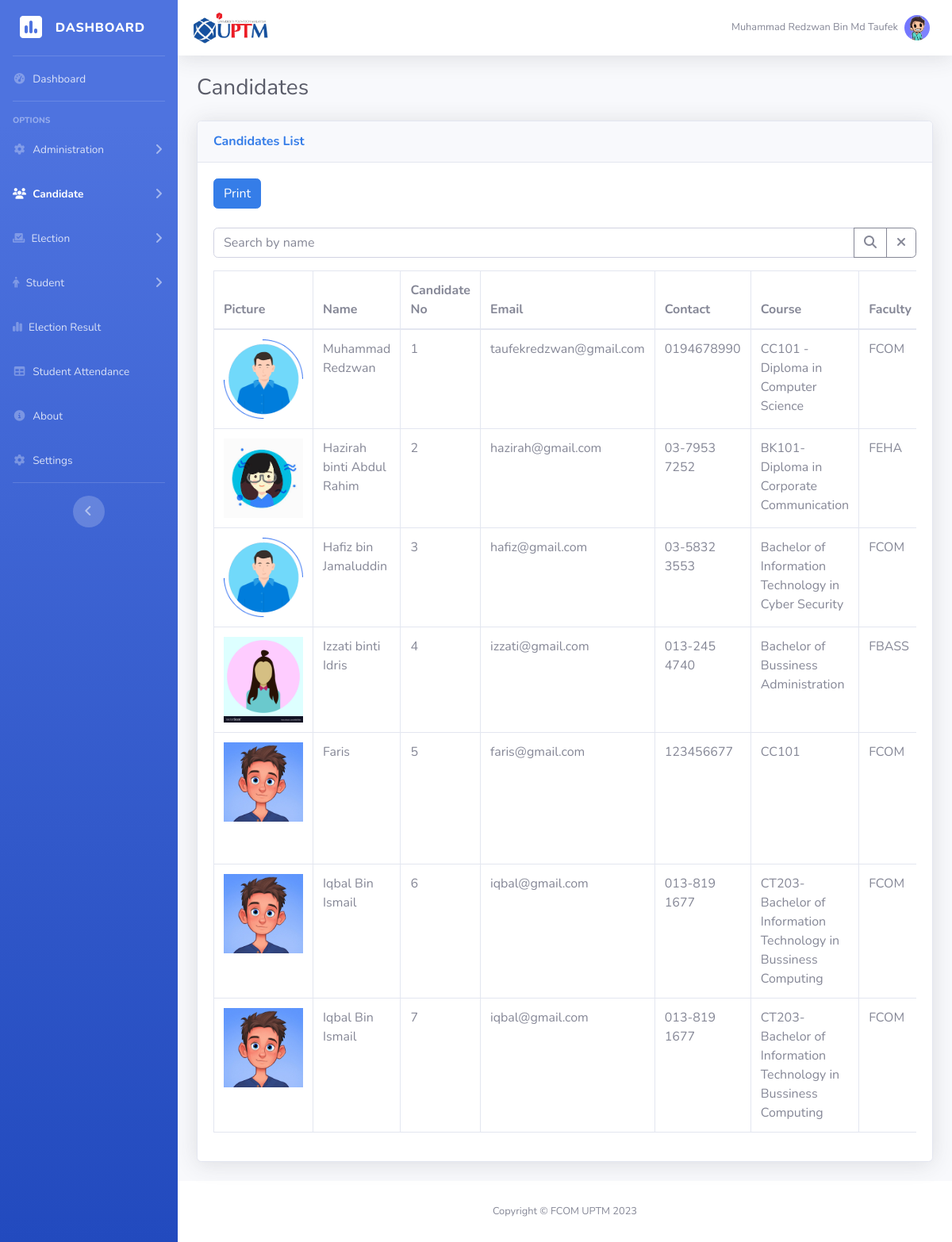
Page /Admin/candidateView.php (signed in) on the committed database.
### tables this page shows
CREATE TABLE `candidate` (
  `candidateId` int(11) NOT NULL,
  `studentId` int(11) NOT NULL,
  `candNo` int(11) NOT NULL,
  `candidateName` varchar(80) NOT NULL,
  `candidatePic` varchar(255) NOT NULL,
  `faculty` varchar(255) NOT NULL,
  `courseName` varchar(255) NOT NULL,
  `email` varchar(255) NOT NULL,
  `manifesto` text NOT NULL,
  `links` varchar(255) NOT NULL,
  `contact` varchar(255) NOT NULL,
  `voteNum` int(255) NOT NULL,
  `poster` varchar(255) NOT NULL
);

### Admin/candidateView.php (the view, shortened to what this page needs)
<?php
    include '../Database/connect.php';
    $sql = "SELECT * FROM admin WHERE adminID = '".$_SESSION['admin_id']."'";
    $result = $conn->query($sql);
    if ($result->num_rows > 0) {
        $admin = $result->fetch_assoc();
        $imagePath = $admin['pic'];
    } else {
        echo "No admin found";
        exit();
    }
    $sql = "SELECT * FROM candidate";
    $result = $conn->query($sql);
    $candidates = [];
    if ($result->num_rows > 0) {
        while ($candidate = $result->fetch_assoc()) {
            $candidates[] = $candidate;
        }
    }
?>
<!DOCTYPE html>
<html lang="en">
<head>
    <link rel="stylesheet" href="https://cdnjs.cloudflare.com/ajax/libs/font-awesome/6.2.1/css/all.min.css">
    <link href="css/sb-admin-2.css" rel="stylesheet">
    <link href="https://cdnjs.cloudflare.com/ajax/libs/lightbox2/2.11.3/css/lightbox.min.css" rel="stylesheet">
</head>
<body id="page-top">
    <div id="wrapper">
        <ul class="navbar-nav bg-gradient-primary sidebar sidebar-dark accordion" id="accordionSidebar">
            <a class="sidebar-brand d-flex align-items-center justify-content-center" href="index.php">
                <div class="sidebar-brand-icon">
                    <i class="fa-solid fa-square-poll-vertical"></i>
                </div>
                <div class="sidebar-brand-text mx-3">Dashboard</div>
            </a>
            <hr class="sidebar-divider my-0">
            <li class="nav-item">
                <a class="nav-link" href="index.php">
                    <i class="fas fa-fw fa-tachometer-alt"></i>
                    <span>Dashboard</span></a>
            </li>
            <hr class="sidebar-divider">
            <div class="sidebar-heading">
                OPTIONS
            </div>
            <li class="nav-item">
                <a class="nav-link collapsed" href="#" data-toggle="collapse" data-target="#collapseTwo"
                    aria-expanded="true" aria-controls="collapseTwo">
                    <i class="fas fa-fw fa-cog"></i>
                    <span>Administration</span>
                </a>
            </li>
            <li class="nav-item active">
                <a class="nav-link collapsed" href="#" data-toggle="collapse" data-target="#collapseUtilities"
                    aria-expanded="true" aria-controls="collapseUtilities">
                    <i class="fa-solid fa-users"></i>
                    <span>Candidate</span>
                </a>
            </li>
            <li class="nav-item">
                <a class="nav-link collapsed" href="#" data-toggle="collapse" data-target="#collapsePages"
                    aria-expanded="true" aria-controls="collapsePages">
                    <i class="fa-solid fa-check-to-slot"></i>
                    <span>Election</span>
                </a>
            </li>
            <li class="nav-item">
                <a class="nav-link collapsed" href="#" data-toggle="collapse" data-target="#collapseStudent"
                    aria-expanded="true" aria-controls="collapsePages">
                    <i class="fa-solid fa-person"></i>
                    <span>Student</span>
                </a>
            </li>
            <li class="nav-item">
                <a class="nav-link" href="result.php">
                    <i class="fa-solid fa-chart-simple"></i>
                    <span>Election Result</span></a>
            </li>
            <li class="nav-item">
                <a class="nav-link" href="attendance.php">
                    <i class="fas fa-fw fa-table"></i>
                    <span>Student Attendance</span></a>
            </li>
            <li class="nav-item">
                <a class="nav-link" href="about.php">
                    <i class="fas fa-fw fa-info-circle"></i>
                    <span>About</span></a>
            </li>
            <li class="nav-item">
                <a class="nav-link" href="settings.php">
                    <i class="fas fa-fw fa-cog"></i>
                    <span>Settings</span></a>
            </li>
            <hr class="sidebar-divider d-none d-md-block">
            <div class="text-center d-none d-md-inline">
                <button class="rounded-circle border-0" id="sidebarToggle"></button>
            </div>
        </ul>
        <div id="content-wrapper" class="d-flex flex-column">
            <div id="content">
                <nav class="navbar navbar-expand navbar-light bg-white topbar mb-4 static-top shadow">
                        <div class="navbar-brand" href="#">
                            <img src="img/uptm.jpg" alt="" class="img-fluid logo-img" style="max-width: 100px; max-height: 100px;">
                        </div>
                    <ul class="navbar-nav ml-auto">
                        <li class="nav-item dropdown no-arrow">
                            <a class="nav-link dropdown-toggle" href="#" id="userDropdown" role="button"
                                data-toggle="dropdown" aria-haspopup="true" aria-expanded="false">
                                <span class="mr-2 d-none d-lg-inline text-gray-600 small"><?php echo $_SESSION['user_name']; ?></span>
                                <img src="<?php echo $imagePath; ?>" class="img-profile rounded-circle img-fluid" title="profile images"
                                style="max-width: 200px;" onerror="this.onerror=null; this.src='../img/no_profile.webp'">
                            </a>
                        </li>
                    </ul>
                </nav>
                <div class="container-fluid">
                    <div class="d-sm-flex align-items-center justify-content-between mb-4">
                        <h1 class="h3 mb-0 text-gray-800">Candidates</h1>
                    </div>
                    <div class="row">
                        <div class="col-lg-12">
                            <div class="card shadow mb-4">
                                <div class="card-header py-3">
                                    <h6 class="m-0 font-weight-bold text-primary">Candidates List</h6>
                                </div>
                                <div class="card-body">
                                    <div class="d-sm-flex align-items-center justify-content-between mb-4">
                                        <button id="printButton" class="btn btn-primary" onclick="window.print();">Print</button>
                                    </div>
                                    <div class="input-group mb-3 mt-3">
                                        <input type="text" class="form-control" placeholder="Search by name" id="searchCandidate">
                                            <div class="input-group-append">
                                                <button class="btn btn-outline-secondary" type="button" id="button-addon2">
                                                    <i class="fas fa-search"></i>
                                                </button>
                                                <button class="btn btn-outline-secondary" type="button" id="reset-button">
                                                    <i class="fas fa-times"></i>
                                                </button>
                                            </div>
                                    </div>
                                    <div class="table-responsive">
                                        <table class="table table-bordered" id="dataTable" width="100%" cellspacing="0">
                                            <thead>
                                                <tr>
                                                    <th>Picture</th>
                                                    <th>Name</th>
                                                    <th>Candidate No</th>
                                                    <th>Email</th>
                                                    <th>Contact</th>
                                                    <th>Course</th>
                                                    <th>Faculty</th>
                                                </tr>
                                            </thead>
                                            <tbody>
                                                <?php foreach($candidates as $candidate): ?>
                                                    <tr>
                                                        <td><img src="<?php echo $candidate['candidatePic']; ?>" alt="Profile Picture" class="img-fluid" style="max-width: 100px;"></td>
                                                        <td><?php echo $candidate['candidateName']; ?></td>
                                                        <td><?php echo $candidate['candNo']; ?></td>
                                                        <td><?php echo $candidate['email']; ?></td>
                                                        <td><?php echo $candidate['contact']; ?></td>
                                                        <td><?php echo $candidate['courseName']; ?></td>
                                                        <td><?php echo $candidate['faculty']; ?></td>
                                                    </tr>
                                                <?php endforeach; ?>
                                            </tbody>
                                        </table>
                                    </div>
                                </div>
                            </div>
                        </div>
                    </div>
                </div>
            </div>
            <footer class="sticky-footer bg-white">
                <div class="container my-auto">
                    <div class="copyright text-center my-auto">
                        <span>Copyright &copy; FCOM UPTM 2023</span>
                    </div>
                </div>
            </footer>
        </div>
    </div>
</body>
</html>

### rows in the picture
candidate: candidatePic (picture), candidateName "Muhammad Redzwan", candNo "1", email "taufekredzwan@gmail.com", contact "0194678990", courseName "CC101 - Diploma in Computer Science", faculty "FCOM"
candidate: candidatePic (picture), candidateName "Hazirah binti Abdul Rahim", candNo "2", email "hazirah@gmail.com", contact "03-7953 7252", courseName "BK101-Diploma in Corporate Communication", faculty "FEHA"
candidate: candidatePic (picture), candidateName "Hafiz bin Jamaluddin", candNo "3", email "hafiz@gmail.com", contact "03-5832 3553", courseName "Bachelor of Information Technology in Cyber Security", faculty "FCOM"
candidate: candidatePic (picture), candidateName "Izzati binti Idris", candNo "4", email "izzati@gmail.com", contact "013-245 4740", courseName "Bachelor of Bussiness Administration", faculty "FBASS"
candidate: candidatePic (picture), candidateName "Faris", candNo "5", email "faris@gmail.com", contact "123456677", courseName "CC101", faculty "FCOM"
candidate: candidatePic (picture), candidateName "Iqbal Bin Ismail", candNo "6", email "iqbal@gmail.com", contact "013-819 1677", courseName "CT203-Bachelor of Information Technology in Bussiness Computing", faculty "FCOM"
candidate: candidatePic (picture), candidateName "Iqbal Bin Ismail", candNo "7", email "iqbal@gmail.com", contact "013-819 1677", courseName "CT203-Bachelor of Information Technology in Bussiness Computing", faculty "FCOM"

### other values in the picture
$_SESSION['user_name'] "Muhammad Redzwan Bin Md Taufek"
